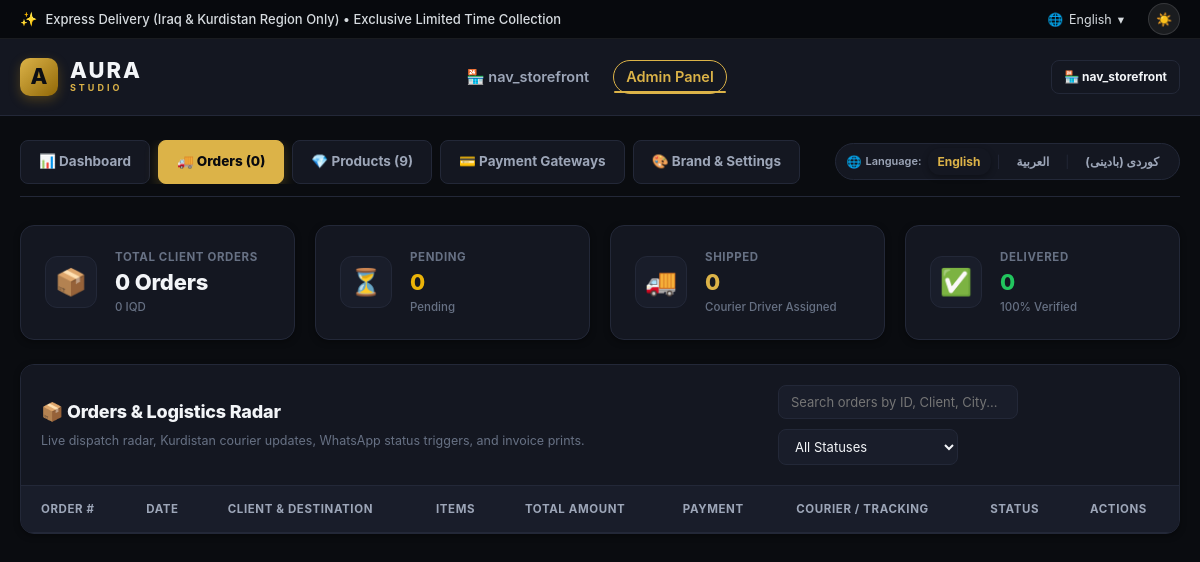
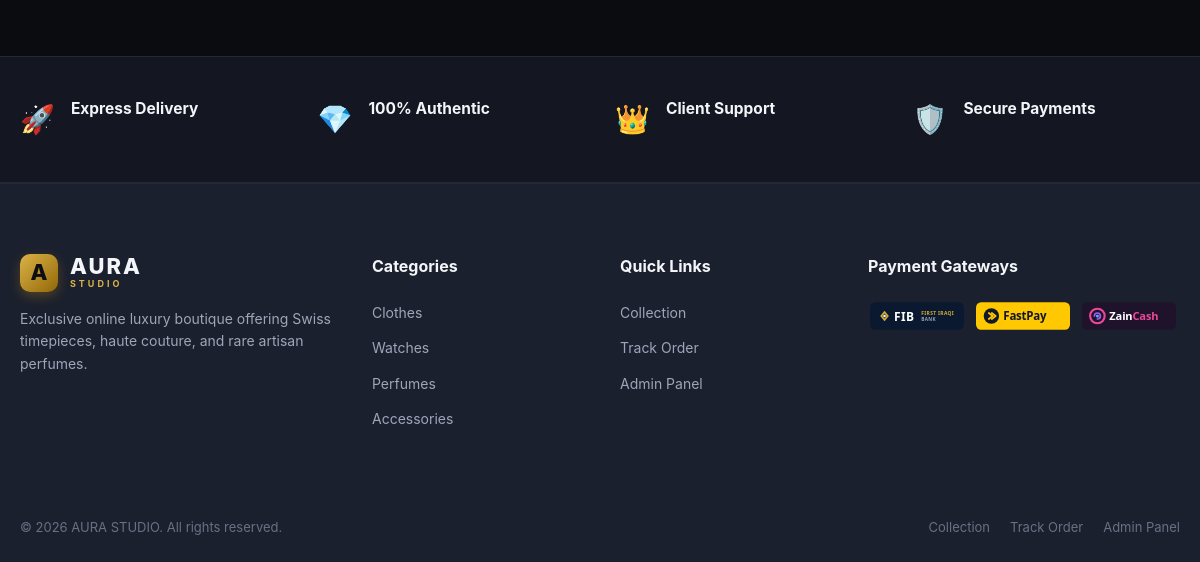
The app's page /admin/orders.php, older data (2 pictures, top to bottom).
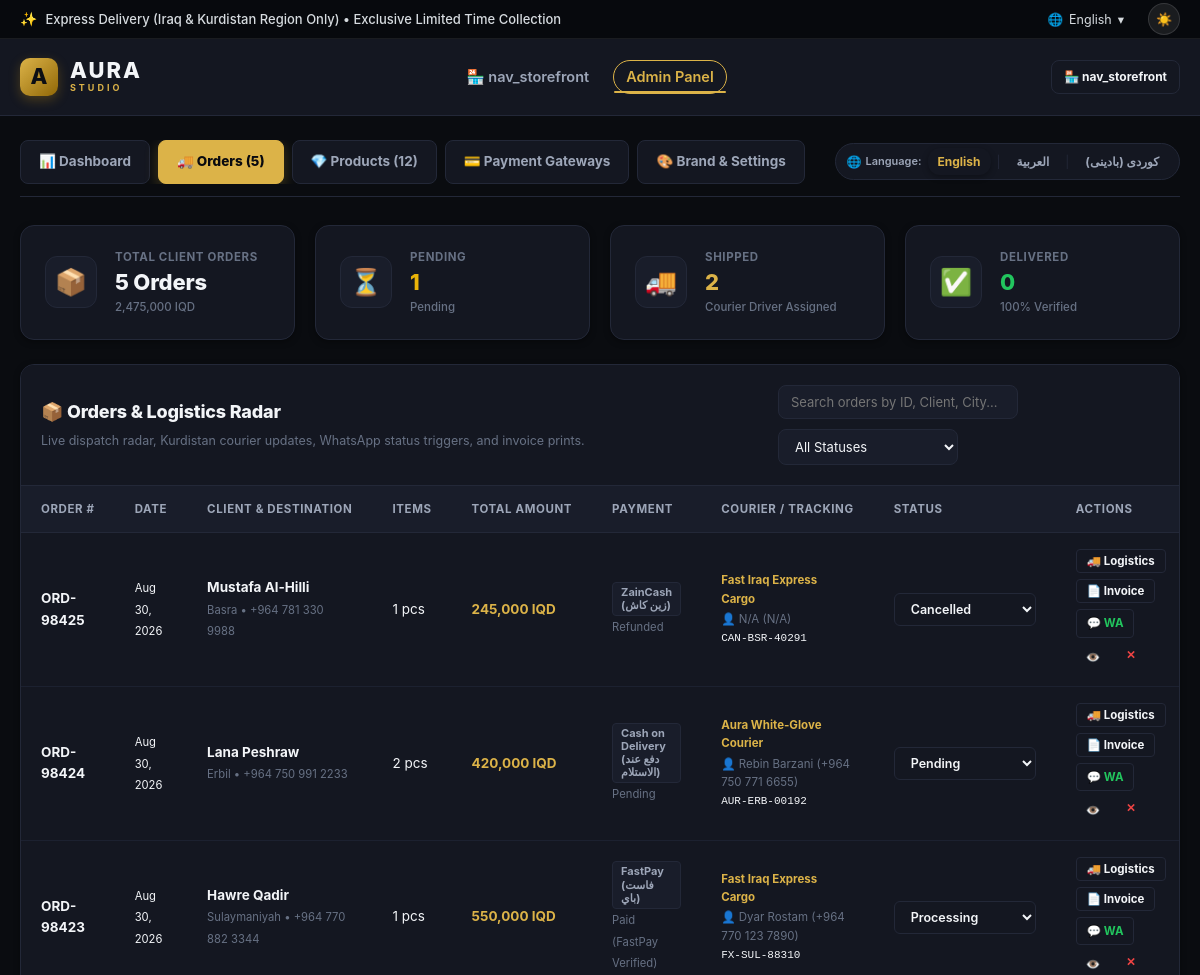
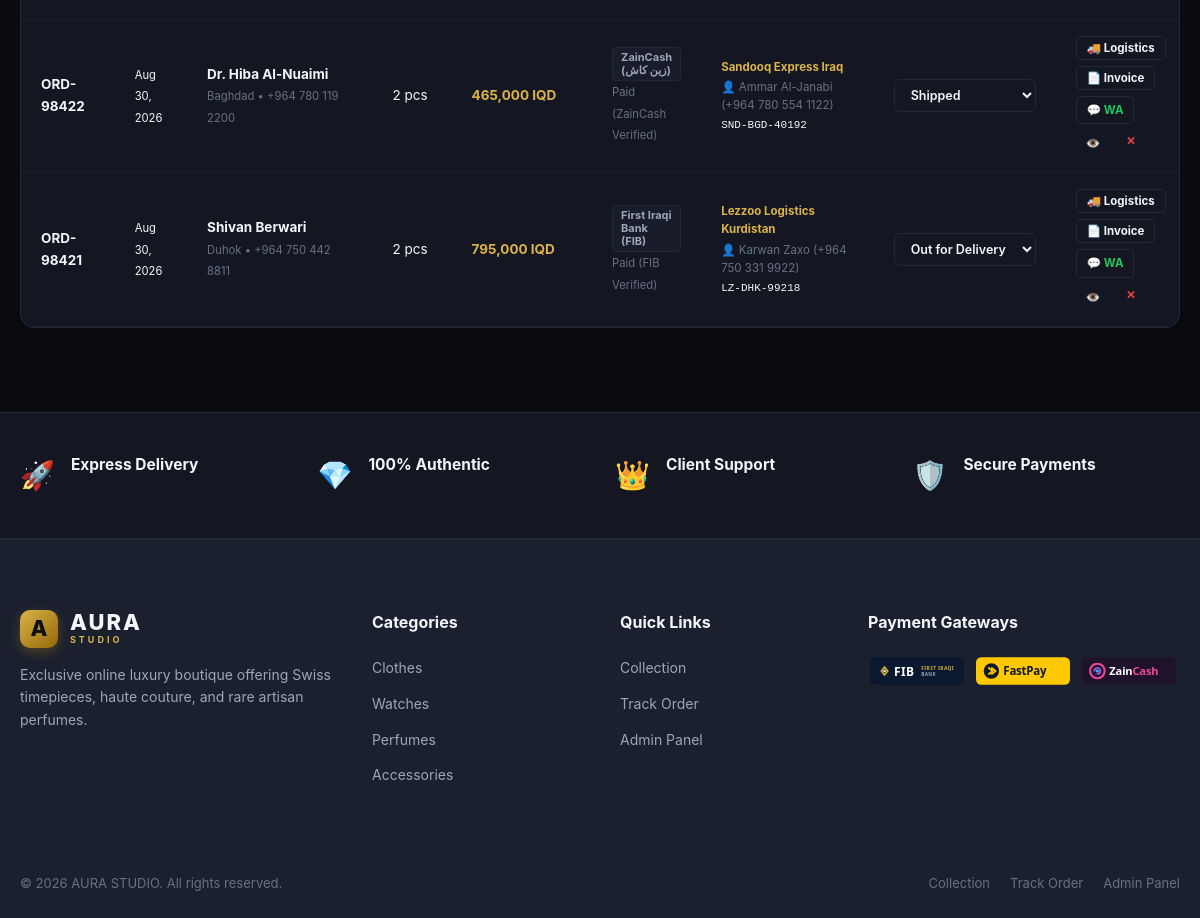
The same page, newer data (2 pictures, top to bottom).
### tables this page shows
CREATE TABLE `orders` (
  `id` INT UNSIGNED NOT NULL AUTO_INCREMENT,
  `order_id` VARCHAR(64) NOT NULL UNIQUE,
  `customer_name` VARCHAR(255) NOT NULL,
  `customer_phone` VARCHAR(64) NOT NULL,
  `customer_email` VARCHAR(255) DEFAULT NULL,
  `governorate` VARCHAR(100) NOT NULL,
  `district` VARCHAR(100) DEFAULT NULL,
  `customer_address` TEXT NOT NULL,
  `subtotal` DECIMAL(12, 2) NOT NULL DEFAULT 0.00,
  `shipping_fee` DECIMAL(12, 2) NOT NULL DEFAULT 5000.00,
  `discount_amount` DECIMAL(12, 2) NOT NULL DEFAULT 0.00,
  `total_amount` DECIMAL(12, 2) NOT NULL DEFAULT 0.00,
  `payment_method` VARCHAR(100) NOT NULL DEFAULT "COD",
  `payment_status` VARCHAR(50) NOT NULL DEFAULT "Pending",
  `order_status` VARCHAR(50) NOT NULL DEFAULT "Received",
  `courier` VARCHAR(100) DEFAULT NULL,
  `driver_name` VARCHAR(100) DEFAULT NULL,
  `driver_phone` VARCHAR(64) DEFAULT NULL,
  `tracking_code` VARCHAR(100) DEFAULT NULL,
  `dispatch_notes` TEXT DEFAULT NULL,
  `estimated_delivery` VARCHAR(100) DEFAULT NULL,
  `items_json` LONGTEXT NOT NULL,
  `created_at` TIMESTAMP NOT NULL DEFAULT CURRENT_TIMESTAMP,
  `updated_at` TIMESTAMP NOT NULL DEFAULT CURRENT_TIMESTAMP ON UPDATE CURRENT_TIMESTAMP,
  PRIMARY KEY (`id`),
  KEY `idx_order_id` (`order_id`),
  KEY `idx_customer_phone` (`customer_phone`)
);

### translations.php (called while the page is built, shortened)
<?php
$translationsJsonFile = __DIR__ . '/database/translations.json';
$translations = [];
if (file_exists($translationsJsonFile)) {
    $rawTranslations = file_get_contents($translationsJsonFile);
    $decodedTranslations = json_decode($rawTranslations, true);
    if (is_array($decodedTranslations)) {
        $translations = $decodedTranslations;
    }
}
function t($key, $lang = 'en') {
    global $translations;
    $lang = in_array($lang, ['en', 'ar', 'ku']) ? $lang : 'en';
    return $translations[$lang][$key] ?? ($translations['en'][$key] ?? $key);
}
function adm_t($key, $defaultEn = '') {
    global $lang, $translations;
    $currentLang = $lang ?? $_SESSION['lang'] ?? $_COOKIE['aura_lang'] ?? 'en';
    if (isset($translations[$currentLang][$key]) && $translations[$currentLang][$key] !== '') {
        return $translations[$currentLang][$key];
    }
    return !empty($defaultEn) ? $defaultEn : $key;
}
?>

### database/db.php (called while the page is built, shortened)
<?php
function get_mysql_pdo() {
    static $pdo = null;
    if ($pdo !== null) {
        return $pdo;
    }
    try {
        $dsn = "mysql:host=" . MYSQL_HOST . ";port=" . MYSQL_PORT . ";dbname=" . MYSQL_DBNAME . ";charset=utf8mb4";
        $options = [
            PDO::ATTR_ERRMODE            => PDO::ERRMODE_EXCEPTION,
            PDO::ATTR_DEFAULT_FETCH_MODE => PDO::FETCH_ASSOC,
            PDO::ATTR_EMULATE_PREPARES   => false,
            PDO::ATTR_TIMEOUT            => 5,
        ];
        $pdo = new PDO($dsn, MYSQL_USER, MYSQL_PASSWORD, $options);
        return $pdo;
    } catch (Exception $e) {
        return null;
    }
}
function get_all_orders() {
    $pdo = get_mysql_pdo();
    try {
        $stmt = $pdo->query("SELECT * FROM orders ORDER BY id DESC");
        $rows = $stmt->fetchAll();
        $orders = [];
        foreach ($rows as $r) {
            $orders[] = [
                'id' => (int)$r['id'],
                'order_id' => $r['order_id'],
                'customer_name' => $r['customer_name'],
                'phone' => $r['customer_phone'],
                'email' => $r['customer_email'],
                'city' => $r['governorate'],
                'district' => $r['district'],
                'address' => $r['customer_address'],
                'subtotal' => (float)$r['subtotal'],
                'shipping' => (float)$r['shipping_fee'],
                'discount' => (float)$r['discount_amount'],
                'total' => (float)$r['total_amount'],
                'total_iqd' => (float)$r['total_amount'],
                'payment_method' => $r['payment_method'],
                'payment_status' => $r['payment_status'],
                'order_status' => $r['order_status'],
                'courier' => $r['courier'],
                'driver_name' => $r['driver_name'],
                'driver_phone' => $r['driver_phone'],
                'tracking_code' => $r['tracking_code'],
                'dispatch_notes' => $r['dispatch_notes'],
                'estimated_delivery' => $r['estimated_delivery'],
                'items' => is_string($r['items_json']) ? json_decode($r['items_json'], true) : ($r['items_json'] ?? []),
                'created_at' => $r['created_at'],
                'date' => $r['created_at']
            ];
        }
        return $orders;
    } catch (Exception $e) {
        return [];
    }
}
?>

### admin/orders.php (the view, shortened to what the rows shown need)
<?php
require_once __DIR__ . '/../database/db.php';
$ordersList = get_all_orders();
require_once __DIR__ . '/../header.php';
?>
<section class="admin-section" style="padding: 24px 0 60px;">
    <div class="container">
        <div class="admin-table-card">
            <div class="table-responsive">
                <table class="admin-table" id="ordersTableMain">
                    <thead>
                        <tr>
                            <th><?php echo adm_t('admin_order_col_id', 'Order ID'); ?></th>
                            <th><?php echo adm_t('admin_order_col_date', 'Date'); ?></th>
                            <th><?php echo adm_t('admin_order_col_client', 'Client & Destination'); ?></th>
                            <th><?php echo adm_t('admin_order_col_items', 'Items'); ?></th>
                            <th><?php echo adm_t('admin_order_col_total', 'Total (IQD)'); ?></th>
                            <th><?php echo adm_t('admin_order_col_payment', 'Payment'); ?></th>
                            <th><?php echo adm_t('admin_order_col_courier', 'Courier / Tracking'); ?></th>
                            <th><?php echo adm_t('admin_order_col_status', 'Order Status'); ?></th>
                            <th><?php echo adm_t('admin_order_col_actions', 'Actions'); ?></th>
                        </tr>
                    </thead>
                    <tbody>
                        <?php foreach ($ordersList as $ord):
                            $ordTot = $ord['total'] ?? 0;
                            $itemsCount = count($ord['items'] ?? []);
                            $waPhone = preg_replace('/[^0-9]/', '', $ord['phone'] ?? '');
                            $waMsg = rawurlencode("Hello " . $ord['customer_name'] . ", greetings from AURA Luxury Store. Your order #" . $ord['order_id'] . " status is currently: " . ($ord['order_status'] ?? 'Processing') . ". Track live: https://aurastore.iq/track.php?order_id=" . $ord['order_id']);
                        ?>
                            <tr data-status="<?php echo htmlspecialchars($ord['order_status'] ?? 'Pending'); ?>" data-search="<?php echo strtolower($ord['order_id'] . ' ' . $ord['customer_name'] . ' ' . $ord['phone'] . ' ' . $ord['city']); ?>">
                                <td>
                                    <strong><a href="/track.php?order_id=<?php echo urlencode($ord['order_id']); ?>"><?php echo htmlspecialchars($ord['order_id']); ?></a></strong>
                                </td>
                                <td><small><?php echo date('M d, Y', strtotime($ord['created_at'])); ?></small></td>
                                <td>
                                    <strong><?php echo htmlspecialchars($ord['customer_name']); ?></strong><br>
                                    <small class="text-muted"><?php echo htmlspecialchars($ord['city']); ?> • <?php echo htmlspecialchars($ord['phone']); ?></small>
                                </td>
                                <td><?php echo $itemsCount; ?> <?php echo adm_t('admin_pcs', 'pcs'); ?></td>
                                <td>
                                    <strong class="text-primary font-bold"><?php echo number_format($ordTot); ?> IQD</strong>
                                </td>
                                <td>
                                    <span class="badge-tag"><?php echo htmlspecialchars($ord['payment_method']); ?></span><br>
                                    <small class="text-muted"><?php echo htmlspecialchars($ord['payment_status'] ?? 'Pending'); ?></small>
                                </td>
                                <td>
                                    <div class="courier-info-chip">
                                        <span class="courier-name"><?php echo htmlspecialchars(!empty($ord['courier']) ? $ord['courier'] : adm_t('admin_unassigned', 'Unassigned')); ?></span>
                                        <?php if (!empty($ord['driver_name'])): ?>
                                            <span class="courier-driver">👤 <?php echo htmlspecialchars($ord['driver_name']); ?> (<?php echo htmlspecialchars($ord['driver_phone'] ?? ''); ?>)</span>
                                        <?php endif; ?>
                                        <?php if (!empty($ord['tracking_code'])): ?>
                                            <code style="font-size:11px;"><?php echo htmlspecialchars($ord['tracking_code']); ?></code>
                                        <?php endif; ?>
                                    </div>
                                </td>
                                <td>
                                    <div class="order-status-wrapper" id="orderStatusWrap_<?php echo htmlspecialchars($ord['order_id']); ?>">
                                        <select name="order_status" class="status-select" data-previous-status="<?php echo htmlspecialchars($ord['order_status'] ?? 'Pending'); ?>" onchange="window.AuraStore.updateOrderStatus('<?php echo htmlspecialchars($ord['order_id']); ?>', this.value, this)">
                                            <option value="Pending" <?php echo ($ord['order_status'] ?? '') === 'Pending' ? 'selected' : ''; ?>><?php echo adm_t('admin_status_pending', 'Pending'); ?></option>
                                            <option value="Processing" <?php echo ($ord['order_status'] ?? '') === 'Processing' ? 'selected' : ''; ?>><?php echo adm_t('admin_status_processing', 'Processing'); ?></option>
                                            <option value="Shipped" <?php echo ($ord['order_status'] ?? '') === 'Shipped' ? 'selected' : ''; ?>><?php echo adm_t('admin_status_shipped', 'Shipped'); ?></option>
                                            <option value="Out for Delivery" <?php echo ($ord['order_status'] ?? '') === 'Out for Delivery' ? 'selected' : ''; ?>><?php echo adm_t('admin_status_out_for_delivery', 'Out for Delivery'); ?></option>
                                            <option value="Cancelled" <?php echo ($ord['order_status'] ?? '') === 'Cancelled' ? 'selected' : ''; ?>><?php echo adm_t('admin_status_cancelled', 'Cancelled'); ?></option>
                                        </select>
                                    </div>
                                </td>
                                <td>
                                    <div style="display:flex; gap:6px; flex-wrap:wrap;">
                                        <button type="button" class="btn btn-outline btn-xs" onclick="openDispatchModal(<?php echo htmlspecialchars(json_encode($ord)); ?>)" title="<?php echo adm_t('admin_modal_dispatch', 'Manage Courier & Logistics'); ?>">
                                            🚚 <?php echo adm_t('admin_orders_btn_logistics', 'Logistics'); ?>
                                        </button>
                                        <button type="button" class="btn btn-outline btn-xs" onclick="printOrderInvoice(<?php echo htmlspecialchars(json_encode($ord)); ?>)" title="<?php echo adm_t('admin_orders_tax_invoice', 'Print Luxury Invoice'); ?>">
                                            📄 <?php echo adm_t('admin_orders_btn_invoice', 'Invoice'); ?>
                                        </button>
                                        <?php if (!empty($waPhone)): ?>
                                            <a href="https://wa.me/<?php echo $waPhone; ?>?text=<?php echo $waMsg; ?>" target="_blank" class="btn btn-outline btn-xs" style="color:#22c55e;" title="WhatsApp">
                                                💬 WA
                                            </a>
                                        <?php endif; ?>
                                        <a href="/track.php?order_id=<?php echo urlencode($ord['order_id']); ?>" class="btn btn-ghost btn-xs" title="Track Live">👁️</a>
                                        <form action="/admin/orders.php" method="POST" onsubmit="return confirm('<?php echo adm_t('admin_orders_delete_confirm', 'Delete order permanently?'); ?>')" style="display:inline;">
                                            <button type="submit" class="btn btn-ghost text-danger btn-xs" title="<?php echo adm_t('admin_btn_delete', 'Delete Order'); ?>">✕</button>
                                        </form>
                                    </div>
                                </td>
                            </tr>
                        <?php endforeach; ?>
                    </tbody>
                </table>
            </div>
        </div>
    </div>
</section>
<?php require_once __DIR__ . '/../footer.php'; ?>

Row changes from the older to the newer data that the page shows:
added orders: order "ORD-98425", created_at "Aug 30, 2026", customer_name "Mustafa Al-Hilli", governorate "Basra", customer_phone "+964 781 330 9988", itemsCount "1", ordTot "245,000", payment_method "ZainCash (زين كاش)", payment_status "Refunded", courier "Fast Iraq Express Cargo", driver_name "N/A", driver_phone "N/A", tracking_code "CAN-BSR-40291", order_status "Cancelled"
added orders: order "ORD-98424", created_at "Aug 30, 2026", customer_name "Lana Peshraw", governorate "Erbil", customer_phone "+964 750 991 2233", itemsCount "2", ordTot "420,000", payment_method "Cash on Delivery (دفع عند الاستلام)", payment_status "Pending", courier "Aura White-Glove Courier", driver_name "Rebin Barzani", driver_phone "+964 750 771 6655", tracking_code "AUR-ERB-00192", order_status "Pending"
added orders: order "ORD-98423", created_at "Aug 30, 2026", customer_name "Hawre Qadir", governorate "Sulaymaniyah", customer_phone "+964 770 882 3344", itemsCount "1", ordTot "550,000", payment_method "FastPay (فاست باي)", payment_status "Paid (FastPay Verified)", courier "Fast Iraq Express Cargo", driver_name "Dyar Rostam", driver_phone "+964 770 123 7890", tracking_code "FX-SUL-88310", order_status "Processing"
added orders: order "ORD-98422", created_at "Aug 30, 2026", customer_name "Dr. Hiba Al-Nuaimi", governorate "Baghdad", customer_phone "+964 780 119 2200", itemsCount "2", ordTot "465,000", payment_method "ZainCash (زين كاش)", payment_status "Paid (ZainCash Verified)", courier "Sandooq Express Iraq", driver_name "Ammar Al-Janabi", driver_phone "+964 780 554 1122", tracking_code "SND-BGD-40192", order_status "Shipped"
added orders: order "ORD-98421", created_at "Aug 30, 2026", customer_name "Shivan Berwari", governorate "Duhok", customer_phone "+964 750 442 8811", itemsCount "2", ordTot "795,000", payment_method "First Iraqi Bank (FIB)", payment_status "Paid (FIB Verified)", courier "Lezzoo Logistics Kurdistan", driver_name "Karwan Zaxo", driver_phone "+964 750 331 9922", tracking_code "LZ-DHK-99218", order_status "Out for Delivery"
Text that changed along with them:
count($ordersList ?? []): "0" → "5"
count($productsList ?? []): "9" → "12"
count($ordersList): "0" → "5"
$totalRevenueIqd: "0" → "2,475,000"
$pendingCount: "0" → "1"
$shippedCount: "0" → "2"
